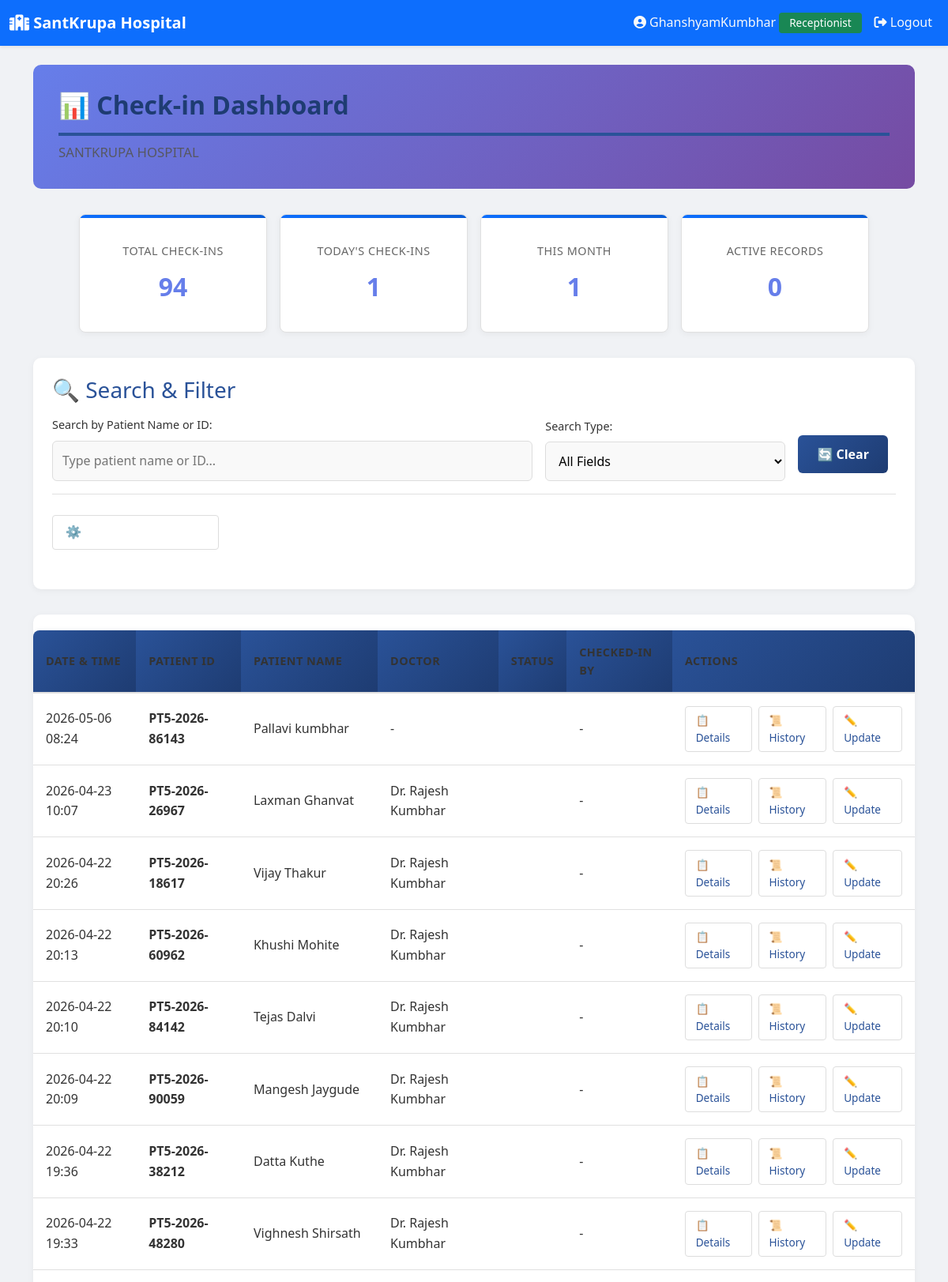
The page /reception/checkin-dashboard/ (signed in, upper part) on the database its author committed.
### hospital/models.py (models this page shows, shortened)
class User(AbstractUser):
    ROLE_CHOICES = [
        ('super_admin', 'Super Admin'),
        ('admin', 'Clinic Admin'),
        ('doctor', 'Doctor'),
        ('receptionist', 'Receptionist'),
        ('patient', 'Patient'),
        ('lab_tech', 'Lab Technician'),
    ]
    clinic = models.ForeignKey(Clinic, on_delete=models.CASCADE, related_name='users', null=True, blank=True)
    role = models.CharField(max_length=20, choices=ROLE_CHOICES, default='patient')
    mobile_number = models.CharField(max_length=15, null=True, blank=True)
    created_at = models.DateTimeField(auto_now_add=True)
    class Meta:
        unique_together = [['clinic', 'username']]

class Clinic(models.Model):
    name = models.CharField(max_length=255)
    slug = models.SlugField(unique=True, help_text="Used in URLs: /clinic/{slug}/")
    logo = models.ImageField(upload_to='clinic_logos/', null=True, blank=True)
    address = models.TextField()
    city = models.CharField(max_length=100)
    state = models.CharField(max_length=100)
    zip_code = models.CharField(max_length=20)
    phone_number = models.CharField(max_length=15)
    email = models.EmailField()
    website = models.URLField(null=True, blank=True)
    registration_number = models.CharField(max_length=100, unique=True)
    subscription_status = models.CharField(
        max_length=20,
        choices=[
            ('trial', 'Trial'),
            ('active', 'Active'),
            ('expired', 'Expired'),
            ('suspended', 'Suspended'),
        ],
        default='trial'
    )
    max_doctors = models.IntegerField(default=10)
    max_patients = models.IntegerField(default=1000)
    max_receptionists = models.IntegerField(default=5)
    created_at = models.DateTimeField(auto_now_add=True)
    updated_at = models.DateTimeField(auto_now=True)
    is_active = models.BooleanField(default=True)
    class Meta:
        ordering = ['name']
        verbose_name_plural = "Clinics"

class PatientVisit(models.Model):
    clinic = models.ForeignKey(Clinic, on_delete=models.CASCADE, related_name='patient_visits', null=True, blank=True)
    patient = models.ForeignKey(Patient, on_delete=models.CASCADE, related_name='visits')
    checked_in_by = models.ForeignKey(User, on_delete=models.SET_NULL, null=True,
                                      limit_choices_to={'role': 'receptionist'},
                                      related_name='checked_in_patients')
    check_in_date = models.DateTimeField(auto_now_add=True)
    purpose = models.CharField(max_length=200, blank=True)  # e.g., "Checkup", "Follow-up", "Emergency"
    status = models.CharField(
        max_length=20,
        choices=[('checked_in', 'Checked In'), ('in_consultation', 'In Consultation'),
                 ('completed', 'Completed'), ('cancelled', 'Cancelled')],
        default='checked_in'
    )
    notes = models.TextField(blank=True)
    objects = ClinicManager()
    class Meta:
        ordering = ['-check_in_date']

class Patient(models.Model):
    STATUS_CHOICES = [
        ('registered', 'Registered'),
        ('in_diagnosis', 'In Diagnosis'),
        ('treatment_started', 'Treatment Started'),
        ('discharged', 'Discharged'),
    ]
    GENDER_CHOICES = [
        ('male', 'Male'),
        ('female', 'Female'),
        ('other', 'Other'),
    ]
    clinic = models.ForeignKey(Clinic, on_delete=models.CASCADE, related_name='patients', null=True, blank=True)
    patient_id = models.CharField(max_length=20, editable=False)
    user = models.OneToOneField(User, on_delete=models.CASCADE, null=True, blank=True)
    patient_name = models.CharField(max_length=100)
    age = models.IntegerField()
    gender = models.CharField(max_length=10, choices=GENDER_CHOICES, blank=True)
    address = models.TextField()
    phone_number = models.CharField(max_length=15)
    date_of_birth = models.DateField(null=True, blank=True)
    weight = models.FloatField(null=True, blank=True)
    registration_date = models.DateField(auto_now_add=True)
    status = models.CharField(max_length=20, choices=STATUS_CHOICES, default='registered')
    default_password = models.CharField(max_length=20, blank=True)
    registered_by = models.ForeignKey(User, on_delete=models.SET_NULL, null=True, blank=True,
                                     related_name='patients_registered',
                                     limit_choices_to={'role': 'receptionist'})
    objects = ClinicManager()
    class Meta:
        ordering = ['-registration_date']
        unique_together = [['clinic', 'patient_id']]
        indexes = [
            models.Index(fields=['clinic', 'registration_date']),
            models.Index(fields=['clinic', 'phone_number']),
            models.Index(fields=['clinic', 'patient_name']),
            models.Index(fields=['clinic', 'patient_id']),
        ]

### hospital/views.py (the view)
# urls.py: path('reception/checkin-dashboard/', views.checkin_dashboard, name='checkin_dashboard'),
@login_required(login_url='login')
def checkin_dashboard(request, clinic_slug=None):
    if request.user.role not in ['super_admin', 'admin', 'receptionist']:
        return redirect('homepage')
    clinic = get_clinic_from_slug_or_middleware(clinic_slug, request)
    gran = request.GET.get('granularity', 'day')  # 'day' | 'month' | 'year'
    from django.db.models.functions import TruncDay, TruncMonth, TruncYear
    from django.db.models import Count
    qs = PatientVisit.objects.all_clinics() if hasattr(PatientVisit.objects, 'all_clinics') else PatientVisit.objects.all()
    if clinic:
        qs = qs.filter(clinic=clinic)
    period = request.GET.get('period', '')  # e.g., 'today', 'this_month', 'this_year'
    specific_date = request.GET.get('specific_date', '')
    specific_month = request.GET.get('specific_month', '')
    from django.utils import timezone
    now = timezone.now()
    if specific_date:
        qs = qs.filter(check_in_date__date=specific_date)
    elif specific_month:
        try:
            year, month = specific_month.split('-')
            qs = qs.filter(check_in_date__year=year, check_in_date__month=month)
        except ValueError:
            pass
    elif period == 'today':
        qs = qs.filter(check_in_date__date=now.date())
    elif period == 'this_month':
        qs = qs.filter(check_in_date__year=now.year, check_in_date__month=now.month)
    elif period == 'this_year':
        qs = qs.filter(check_in_date__year=now.year)
    if gran == 'month':
        annotated = qs.annotate(period=TruncMonth('check_in_date')).values('period').annotate(count=Count('id')).order_by('period')
    elif gran == 'year':
        annotated = qs.annotate(period=TruncYear('check_in_date')).values('period').annotate(count=Count('id')).order_by('period')
    else:
        annotated = qs.annotate(period=TruncDay('check_in_date')).values('period').annotate(count=Count('id')).order_by('period')
    results = [{'period': a['period'], 'count': a['count']} for a in annotated]
    visits_qs = qs.select_related('patient', 'checked_in_by').order_by('-check_in_date')
    tabular_visits = []
    from .models import Prescription
    for v in visits_qs[:500]:
        pres = Prescription.objects.filter(patient=v.patient, prescription_date__date=v.check_in_date.date()).order_by('-prescription_date').first()
        if pres and pres.doctor:
            doctor_name = f"Dr. {pres.doctor.user.first_name} {pres.doctor.user.last_name}".strip()
            prescription_link = pres.id
        else:
            doctor_name = ''
            prescription_link = None
        tabular_visits.append({
            'check_in_date': v.check_in_date,
            'patient_id': v.patient.patient_id,
            'patient_name': v.patient.patient_name,
            'patient_pk': v.patient.id,
            'doctor_name': doctor_name,
            'prescription_id': prescription_link,
            'visit_id': v.id,
        })
    recent_visits = visits_qs[:50]
    context = {
        'clinic': clinic,
        'granularity': gran,
        'period': period,
        'specific_date': specific_date,
        'specific_month': specific_month,
        'results': results,
        'recent_visits': recent_visits,
        'tabular_visits': tabular_visits,
        'total_visits': qs.count(),
    }
    return render(request, 'hospital/reception/checkin_dashboard.html', context)

### hospital/templates/hospital/reception/checkin_dashboard.html (shortened to what this page needs)
{% extends 'hospital/base.html' %}
{% block content %}
<div class="page-header">
    <h1>📊 Check-in Dashboard</h1>
    <p>{% if clinic %}{{ clinic.name }}{% else %}System-wide Check-ins{% endif %}</p>
</div>
<div class="stats-grid" id="statsGrid">
    <div class="stat-card">
        <div class="stat-label">Total Check-ins</div>
        <div class="stat-value" id="totalVisitsCount">{{ total_visits }}</div>
    </div>
    <div class="stat-card">
        <div class="stat-label">Today's Check-ins</div>
        <div class="stat-value" id="todayVisitsCount">-</div>
    </div>
    <div class="stat-card">
        <div class="stat-label">This Month</div>
        <div class="stat-value" id="monthVisitsCount">-</div>
    </div>
    <div class="stat-card">
        <div class="stat-label">Active Records</div>
        <div class="stat-value" id="activeVisitsCount">-</div>
    </div>
</div>
<div class="search-section">
    <h3 style="margin-top: 0; margin-bottom: 1rem;">🔍 Search & Filter</h3>
    <div class="search-container">
        <div class="search-input-group" style="flex: 2;">
            <label for="searchInput">Search by Patient Name or ID:</label>
            <input
                type="text"
                id="searchInput"
                placeholder="Type patient name or ID..."
                autocomplete="off"
            >
        </div>
        <div class="search-input-group">
            <label for="searchType">Search Type:</label>
            <select id="searchType">
                <option value="all">All Fields</option>
            </select>
        </div>
        <div>
            <button type="button" class="btn btn-primary" onclick="clearSearch()" style="padding: 0.75rem 1.5rem;">
                🔄 Clear
            </button>
        </div>
    </div>
    <div class="filter-section">
        <div style="margin-bottom: 1rem;">
            <button type="button" onclick="toggleAdvancedFilters()" style="background: none; border: 1px solid #ddd; padding: 0.5rem 1rem; border-radius: 4px; cursor: pointer;">
                ⚙️ Advanced Filters <span id="filterToggleIcon">▼</span>
            </button>
        </div>
    </div>
</div>
<div id="defaultResultsContainer">
    <div class="results-table">
        <table>
            <thead>
                <tr>
                    <th>Date & Time</th>
                    <th>Patient ID</th>
                    <th>Patient Name</th>
                    <th>Doctor</th>
                    <th>Status</th>
                    <th>Checked-in by</th>
                    <th>Actions</th>
                </tr>
            </thead>
            <tbody id="defaultTableBody">
                {% for v in tabular_visits %}
                <tr>
                    <td>{{ v.check_in_date|date:"Y-m-d H:i" }}</td>
                    <td><strong>{{ v.patient_id }}</strong></td>
                    <td>{{ v.patient_name }}</td>
                    <td>{{ v.doctor_name|default:"-" }}</td>
                    <td>
                    </td>
                    <td>-</td>
                    <td>
                        <div class="btn-group-sm">
                            {% if clinic %}
                                <a href="{% url 'patient_details' clinic.slug v.patient_pk %}" class="btn-action">📋 Details</a>
                                <a href="{% url 'patient_history' clinic.slug v.patient_pk %}" class="btn-action">📜 History</a>
                                <a href="{% url 'update_checkin_status' clinic.slug v.visit_id %}" class="btn-action">✏️ Update</a>
                            {% else %}
                                <a href="{% url 'homepage' %}" class="btn-action">View</a>
                            {% endif %}
                        </div>
                    </td>
                </tr>
                {% empty %}
                <tr>
                    <td colspan="7" style="text-align: center; padding: 2rem; color: #999;">
                        No check-ins found for selected filters.
                    </td>
                </tr>
                {% endfor %}
            </tbody>
        </table>
    </div>
</div>
{% endblock %}

### hospital/templates/hospital/base.html (shortened to what this page needs)
{% load static %}
<!DOCTYPE html>
<html lang="en">
<head>
    <link href="https://cdnjs.cloudflare.com/ajax/libs/bootstrap/5.3.0/css/bootstrap.min.css" rel="stylesheet">
    <link rel="stylesheet" href="https://cdnjs.cloudflare.com/ajax/libs/font-awesome/6.4.0/css/all.min.css">
    <link rel="stylesheet" type="text/css" href="{% static 'style.css' %}">
</head>
<body>
    <nav class="navbar navbar-expand-lg navbar-dark bg-primary shadow-sm">
        <div class="container-fluid">
            <a class="navbar-brand fw-bold fs-5" href="{% url 'homepage' %}">
                <i class="fas fa-hospital"></i> SantKrupa Hospital
            </a>
            <div class="collapse navbar-collapse" id="navbarNav">
                <ul class="navbar-nav ms-auto">
                    {% if user.is_authenticated %}
                        <li class="nav-item">
                            <span class="nav-link text-light">
                                <i class="fas fa-user-circle"></i> {{ user.username }}
                                <span class="badge bg-success">{{ user.get_role_display }}</span>
                            </span>
                        </li>
                        <li class="nav-item">
                            <a class="nav-link text-light" href="{% url 'logout' %}">
                                <i class="fas fa-sign-out-alt"></i> Logout
                            </a>
                        </li>
                    {% else %}
                        <li class="nav-item">
                            <a class="nav-link text-light" href="{% url 'login' %}">
                                <i class="fas fa-sign-in-alt"></i> Login
                            </a>
                        </li>
                    {% endif %}
                </ul>
            </div>
        </div>
    </nav>
    <main class="min-vh-100 py-4">
        <div class="container-lg">
            {% block content %}
            {% endblock %}
        </div>
    </main>
</body>
</html>

### rows shown on the page
User: username "GhanshyamKumbhar", role "Receptionist"
Clinic: name "SANTKRUPA HOSPITAL"
PatientVisit: check_in_date "2026-05-06 08:24"
Patient: patient_id "PT5-2026-86143", patient_name "Pallavi kumbhar"
PatientVisit: check_in_date "2026-04-23 10:07"
Patient: patient_id "PT5-2026-26967", patient_name "Laxman Ghanvat"
PatientVisit: check_in_date "2026-04-22 20:26"
Patient: patient_id "PT5-2026-18617", patient_name "Vijay Thakur"
PatientVisit: check_in_date "2026-04-22 20:13"
Patient: patient_id "PT5-2026-60962", patient_name "Khushi Mohite"
PatientVisit: check_in_date "2026-04-22 20:10"
Patient: patient_id "PT5-2026-84142", patient_name "Tejas Dalvi"
PatientVisit: check_in_date "2026-04-22 20:09"
Patient: patient_id "PT5-2026-90059", patient_name "Mangesh Jaygude"
PatientVisit: check_in_date "2026-04-22 19:36"
Patient: patient_id "PT5-2026-38212", patient_name "Datta Kuthe"
PatientVisit: check_in_date "2026-04-22 19:33"
Patient: patient_id "PT5-2026-48280", patient_name "Vighnesh Shirsath"

### other values the page prints
{{ total_visits }} "94"
{{ v.doctor_name|default:"-" }} "-" "Dr. Rajesh Kumbhar" "Dr. Rajesh Kumbhar" "Dr. Rajesh Kumbhar" "Dr. Rajesh Kumbhar" "Dr. Rajesh Kumbhar" "Dr. Rajesh Kumbhar" "Dr. Rajesh Kumbhar"
